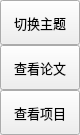
                 <widget class="QFrame" name="extraRightBox">
                  <property name="minimumSize">
                   <size>
                    <width>0</width>
                    <height>0</height>
                   </size>
                  </property>
                  <property name="maximumSize">
                   <size>
                    <width>0</width>
                    <height>16777215</height>
                   </size>
                  </property>
                  <property name="frameShape">
                   <enum>QFrame::NoFrame</enum>
                  </property>
                  <property name="frameShadow">
                   <enum>QFrame::Raised</enum>
                  </property>
                  <layout class="QVBoxLayout" name="verticalLayout_7">
                   <property name="spacing">
                    <number>0</number>
                   </property>
                   <property name="leftMargin">
                    <number>0</number>
                   </property>
                   <property name="topMargin">
                    <number>0</number>
                   </property>
                   <property name="rightMargin">
                    <number>0</number>
                   </property>
                   <property name="bottomMargin">
                    <number>0</number>
                   </property>
                   <item>
                    <widget class="QFrame" name="themeSettingsTopDetail">
                     <property name="maximumSize">
                      <size>
                       <width>16777215</width>
                       <height>3</height>
                      </size>
                     </property>
                     <property name="frameShape">
                      <enum>QFrame::NoFrame</enum>
                     </property>
                     <property name="frameShadow">
                      <enum>QFrame::Raised</enum>
                     </property>
                    </widget>
                   </item>
                   <item>
                    <widget class="QFrame" name="contentSettings">
                     <property name="frameShape">
                      <enum>QFrame::NoFrame</enum>
                     </property>
                     <property name="frameShadow">
                      <enum>QFrame::Raised</enum>
                     </property>
                     <layout class="QVBoxLayout" name="verticalLayout_13">
                      <property name="spacing">
                       <number>0</number>
                      </property>
                      <property name="leftMargin">
                       <number>0</number>
                      </property>
                      <property name="topMargin">
                       <number>0</number>
                      </property>
                      <property name="rightMargin">
                       <number>0</number>
                      </property>
                      <property name="bottomMargin">
                       <number>0</number>
                      </property>
                      <item alignment="Qt::AlignTop">
                       <widget class="QFrame" name="topMenus">
                        <property name="frameShape">
                         <enum>QFrame::NoFrame</enum>
                        </property>
                        <property name="frameShadow">
                         <enum>QFrame::Raised</enum>
                        </property>
                        <layout class="QVBoxLayout" name="verticalLayout_14">
                         <property name="spacing">
                          <number>0</number>
                         </property>
                         <property name="leftMargin">
                          <number>0</number>
                         </property>
                         <property name="topMargin">
                          <number>0</number>
                         </property>
                         <property name="rightMargin">
                          <number>0</number>
                         </property>
                         <property name="bottomMargin">
                          <number>0</number>
                         </property>
                         <item>
                          <widget class="QPushButton" name="btn_message">
                           <property name="sizePolicy">
                            <sizepolicy hsizetype="Expanding" vsizetype="Fixed">
                             <horstretch>0</horstretch>
                             <verstretch>0</verstretch>
                            </sizepolicy>
                           </property>
                           <property name="minimumSize">
                            <size>
                             <width>0</width>
                             <height>45</height>
                            </size>
                           </property>
                           <property name="font">
                            <font>
                             <family>Segoe UI</family>
                             <pointsize>10</pointsize>
                             <italic>false</italic>
                             <bold>false</bold>
                            </font>
                           </property>
                           <property name="cursor">
                            <cursorShape>PointingHandCursor</cursorShape>
                           </property>
                           <property name="layoutDirection">
                            <enum>Qt::LeftToRight</enum>
                           </property>
                           <property name="styleSheet">
                            <string notr="true">background-image: url(:/icons/images/icons/cil-lightbulb.png);</string>
                           </property>
                           <property name="text">
                            <string>切换主题</string>
                           </property>
                          </widget>
                         </item>
                         <item>
                          <widget class="QPushButton" name="btn_print">
                           <property name="sizePolicy">
                            <sizepolicy hsizetype="Expanding" vsizetype="Fixed">
                             <horstretch>0</horstretch>
                             <verstretch>0</verstretch>
                            </sizepolicy>
                           </property>
                           <property name="minimumSize">
                            <size>
                             <width>0</width>
                             <height>45</height>
                            </size>
                           </property>
                           <property name="font">
                            <font>
                             <family>Segoe UI</family>
                             <pointsize>10</pointsize>
                             <italic>false</italic>
                             <bold>false</bold>
                            </font>
                           </property>
                           <property name="cursor">
                            <cursorShape>PointingHandCursor</cursorShape>
                           </property>
                           <property name="layoutDirection">
                            <enum>Qt::LeftToRight</enum>
                           </property>
                           <property name="styleSheet">
                            <string notr="true">background-image: url(:/icons/images/icons/cil-user.png);</string>
                           </property>
                           <property name="text">
                            <string>查看论文</string>
                           </property>
                          </widget>
                         </item>
                         <item>
                          <widget class="QPushButton" name="btn_logout">
                           <property name="sizePolicy">
                            <sizepolicy hsizetype="Expanding" vsizetype="Fixed">
                             <horstretch>0</horstretch>
                             <verstretch>0</verstretch>
                            </sizepolicy>
                           </property>
                           <property name="minimumSize">
                            <size>
                             <width>0</width>
                             <height>45</height>
                            </size>
                           </property>
                           <property name="font">
                            <font>
                             <family>Segoe UI</family>
                             <pointsize>10</pointsize>
                             <italic>false</italic>
                             <bold>false</bold>
                            </font>
                           </property>
                           <property name="cursor">
                            <cursorShape>PointingHandCursor</cursorShape>
                           </property>
                           <property name="layoutDirection">
                            <enum>Qt::LeftToRight</enum>
                           </property>
                           <property name="styleSheet">
                            <string notr="true">background-image: url(:/icons/images/icons/cil-truck.png);</string>
                           </property>
                           <property name="text">
                            <string>查看项目</string>
                           </property>
                          </widget>
                         </item>
                        </layout>
                       </widget>
                      </item>
                     </layout>
                    </widget>
                   </item>
                  </layout>
                 </widget>
